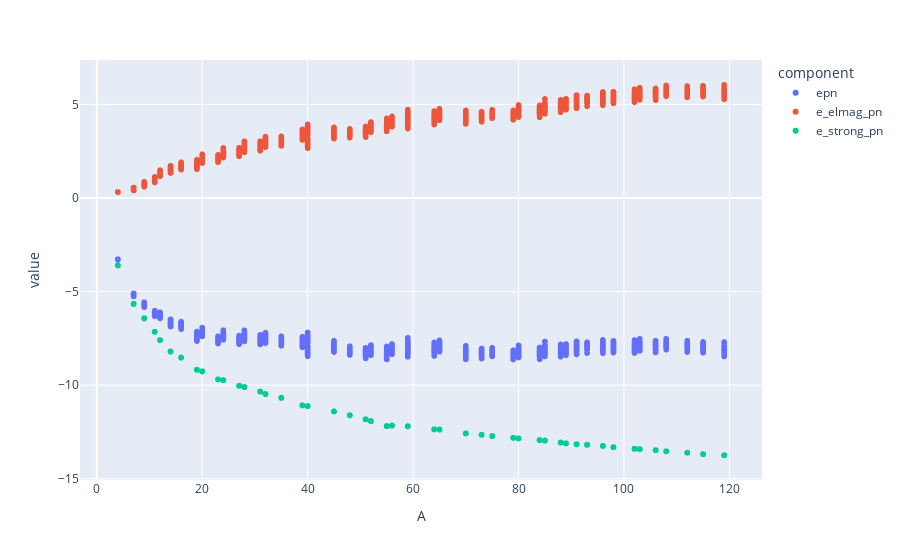

The notebook cell saved with this chart:
### Code cell
px.scatter(dfshow, x='A', y='value', color='component')

### Figure 1 — Plotly figure (JSON) as saved in the notebook; plotly's stock layout.template omitted (floating-point values rounded to 4 significant figures; data arrays with more than 128 entries replaced by an {"elided": "..."} marker saying what was removed)
{"data": [{"hovertemplate": "component=epn<br>A=%{x}<br>value=%{y}<extra></extra>", "legendgroup": "epn", "marker": {"color": "#636efa", "symbol": "circle"}, "mode": "markers", "name": "epn", "showlegend": true, "type": "scattergl", "x": {"elided": "2450 int values"}, "xaxis": "x", "y": {"elided": "2450 float values"}, "yaxis": "y"}, {"hovertemplate": "component=e_elmag_pn<br>A=%{x}<br>value=%{y}<extra></extra>", "legendgroup": "e_elmag_pn", "marker": {"color": "#EF553B", "symbol": "circle"}, "mode": "markers", "name": "e_elmag_pn", "showlegend": true, "type": "scattergl", "x": {"elided": "2450 int values"}, "xaxis": "x", "y": {"elided": "2450 float values"}, "yaxis": "y"}, {"hovertemplate": "component=e_strong_pn<br>A=%{x}<br>value=%{y}<extra></extra>", "legendgroup": "e_strong_pn", "marker": {"color": "#00cc96", "symbol": "circle"}, "mode": "markers", "name": "e_strong_pn", "showlegend": true, "type": "scattergl", "x": {"elided": "2450 int values"}, "xaxis": "x", "y": {"elided": "2450 float values"}, "yaxis": "y"}], "layout": {"legend": {"title": {"text": "component"}, "tracegroupgap": 0}, "margin": {"t": 60}, "xaxis": {"anchor": "y", "domain": [0, 1], "title": {"text": "A"}}, "yaxis": {"anchor": "x", "domain": [0, 1], "title": {"text": "value"}}}}
